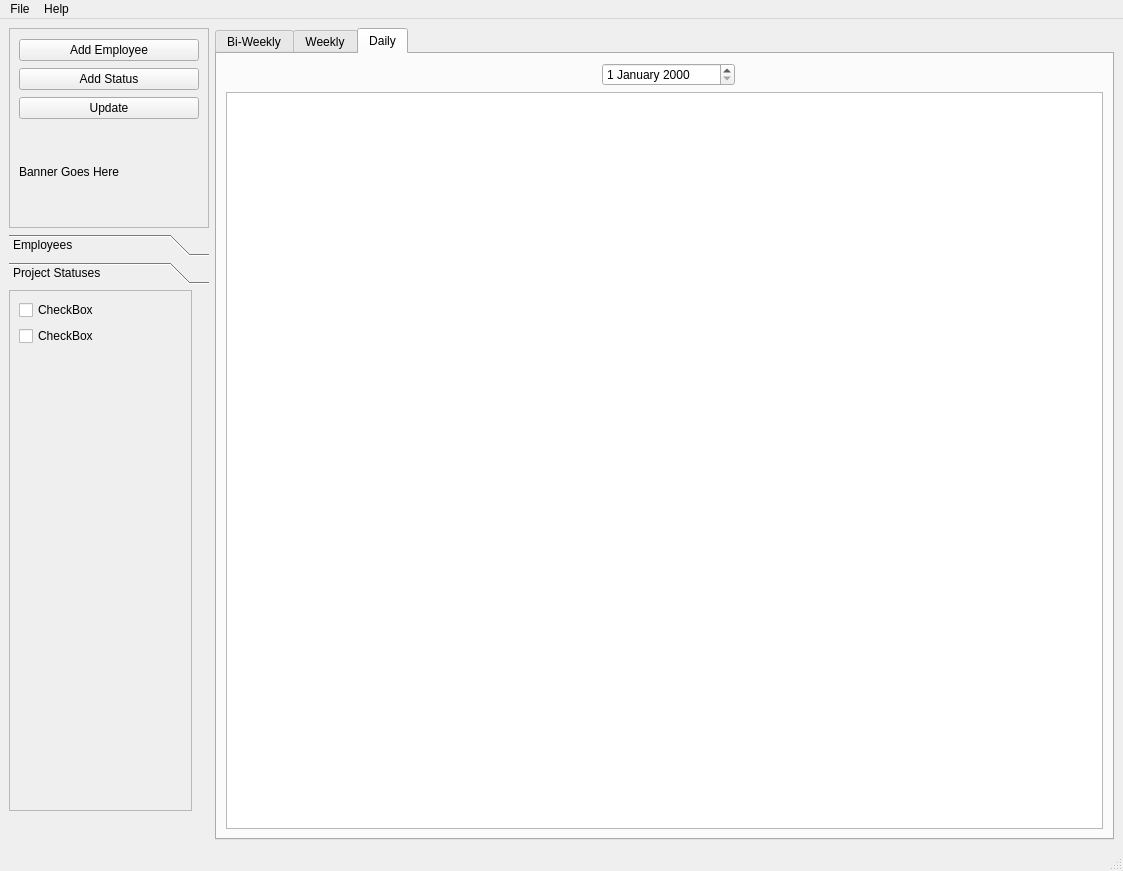
<?xml version="1.0" encoding="UTF-8"?>
<ui version="4.0">
 <class>MainWindow</class>
 <widget class="QMainWindow" name="MainWindow">
  <property name="geometry">
   <rect>
    <x>0</x>
    <y>0</y>
    <width>1123</width>
    <height>871</height>
   </rect>
  </property>
  <property name="sizePolicy">
   <sizepolicy hsizetype="Preferred" vsizetype="Preferred">
    <horstretch>0</horstretch>
    <verstretch>0</verstretch>
   </sizepolicy>
  </property>
  <property name="minimumSize">
   <size>
    <width>500</width>
    <height>500</height>
   </size>
  </property>
  <property name="maximumSize">
   <size>
    <width>5000</width>
    <height>5000</height>
   </size>
  </property>
  <property name="windowTitle">
   <string>MainWindow</string>
  </property>
  <widget class="QWidget" name="centralwidget">
   <layout class="QHBoxLayout" name="horizontalLayout">
    <item>
     <layout class="QVBoxLayout" name="verticalLayout">
      <item>
       <widget class="QFrame" name="frame_2">
        <property name="sizePolicy">
         <sizepolicy hsizetype="Fixed" vsizetype="Fixed">
          <horstretch>0</horstretch>
          <verstretch>0</verstretch>
         </sizepolicy>
        </property>
        <property name="minimumSize">
         <size>
          <width>200</width>
          <height>200</height>
         </size>
        </property>
        <property name="frameShape">
         <enum>QFrame::StyledPanel</enum>
        </property>
        <property name="frameShadow">
         <enum>QFrame::Raised</enum>
        </property>
        <layout class="QVBoxLayout" name="verticalLayout_2">
         <item>
          <widget class="QPushButton" name="pushButton_2">
           <property name="text">
            <string>Add Employee</string>
           </property>
          </widget>
         </item>
         <item>
          <widget class="QPushButton" name="pushButton_3">
           <property name="text">
            <string>Add Status</string>
           </property>
          </widget>
         </item>
         <item>
          <widget class="QPushButton" name="pushButton">
           <property name="text">
            <string>Update</string>
           </property>
          </widget>
         </item>
         <item>
          <widget class="QLabel" name="label_22">
           <property name="sizePolicy">
            <sizepolicy hsizetype="Fixed" vsizetype="Fixed">
             <horstretch>0</horstretch>
             <verstretch>0</verstretch>
            </sizepolicy>
           </property>
           <property name="minimumSize">
            <size>
             <width>171</width>
             <height>91</height>
            </size>
           </property>
           <property name="maximumSize">
            <size>
             <width>171</width>
             <height>91</height>
            </size>
           </property>
           <property name="text">
            <string>Banner Goes Here</string>
           </property>
          </widget>
         </item>
        </layout>
       </widget>
      </item>
      <item>
       <widget class="QToolBox" name="toolBox">
        <property name="sizePolicy">
         <sizepolicy hsizetype="Fixed" vsizetype="Expanding">
          <horstretch>0</horstretch>
          <verstretch>0</verstretch>
         </sizepolicy>
        </property>
        <property name="minimumSize">
         <size>
          <width>200</width>
          <height>600</height>
         </size>
        </property>
        <property name="autoFillBackground">
         <bool>false</bool>
        </property>
        <property name="currentIndex">
         <number>1</number>
        </property>
        <widget class="QWidget" name="page_3">
         <property name="geometry">
          <rect>
           <x>0</x>
           <y>0</y>
           <width>200</width>
           <height>536</height>
          </rect>
         </property>
         <attribute name="label">
          <string>Employees</string>
         </attribute>
         <widget class="QWidget" name="formLayoutWidget">
          <property name="geometry">
           <rect>
            <x>0</x>
            <y>0</y>
            <width>185</width>
            <height>512</height>
           </rect>
          </property>
          <layout class="QFormLayout" name="formLayout">
           <property name="fieldGrowthPolicy">
            <enum>QFormLayout::ExpandingFieldsGrow</enum>
           </property>
           <property name="verticalSpacing">
            <number>2</number>
           </property>
           <item row="0" column="0" colspan="2">
            <widget class="QScrollArea" name="scrollArea">
             <property name="minimumSize">
              <size>
               <width>183</width>
               <height>510</height>
              </size>
             </property>
             <property name="widgetResizable">
              <bool>true</bool>
             </property>
             <widget class="QWidget" name="scrollAreaWidgetContents">
              <property name="geometry">
               <rect>
                <x>0</x>
                <y>0</y>
                <width>181</width>
                <height>508</height>
               </rect>
              </property>
              <layout class="QFormLayout" name="formLayout_3">
               <item row="0" column="0">
                <widget class="QCheckBox" name="checkBox_2">
                 <property name="text">
                  <string>CheckBox</string>
                 </property>
                </widget>
               </item>
               <item row="1" column="0">
                <widget class="QCheckBox" name="checkBox">
                 <property name="text">
                  <string>CheckBox</string>
                 </property>
                </widget>
               </item>
              </layout>
             </widget>
            </widget>
           </item>
          </layout>
         </widget>
        </widget>
        <widget class="QWidget" name="page_4">
         <property name="geometry">
          <rect>
           <x>0</x>
           <y>0</y>
           <width>200</width>
           <height>536</height>
          </rect>
         </property>
         <attribute name="label">
          <string>Project Statuses</string>
         </attribute>
         <widget class="QWidget" name="formLayoutWidget_2">
          <property name="geometry">
           <rect>
            <x>0</x>
            <y>0</y>
            <width>191</width>
            <height>521</height>
           </rect>
          </property>
          <layout class="QFormLayout" name="formLayout_2">
           <property name="fieldGrowthPolicy">
            <enum>QFormLayout::AllNonFixedFieldsGrow</enum>
           </property>
           <property name="verticalSpacing">
            <number>2</number>
           </property>
           <item row="0" column="0">
            <widget class="QScrollArea" name="scrollArea_2">
             <property name="minimumSize">
              <size>
               <width>183</width>
               <height>519</height>
              </size>
             </property>
             <property name="widgetResizable">
              <bool>true</bool>
             </property>
             <widget class="QWidget" name="scrollAreaWidgetContents_2">
              <property name="geometry">
               <rect>
                <x>0</x>
                <y>0</y>
                <width>181</width>
                <height>517</height>
               </rect>
              </property>
              <layout class="QFormLayout" name="formLayout_4">
               <item row="0" column="0">
                <widget class="QCheckBox" name="checkBox_4">
                 <property name="text">
                  <string>CheckBox</string>
                 </property>
                </widget>
               </item>
               <item row="1" column="0">
                <widget class="QCheckBox" name="checkBox_3">
                 <property name="text">
                  <string>CheckBox</string>
                 </property>
                </widget>
               </item>
              </layout>
             </widget>
            </widget>
           </item>
          </layout>
         </widget>
        </widget>
       </widget>
      </item>
     </layout>
    </item>
    <item>
     <layout class="QGridLayout" name="gridLayout">
      <item row="1" column="0">
       <widget class="QTabWidget" name="tabWidget">
        <property name="currentIndex">
         <number>2</number>
        </property>
        <widget class="QWidget" name="tab">
         <attribute name="title">
          <string>Bi-Weekly</string>
         </attribute>
         <layout class="QGridLayout" name="gridLayout_2">
          <item row="8" column="0" colspan="3">
           <layout class="QHBoxLayout" name="horizontalLayout_8">
            <property name="spacing">
             <number>1</number>
            </property>
            <item>
             <widget class="QListWidget" name="listWidget_16"/>
            </item>
            <item>
             <widget class="QListWidget" name="listWidget_17"/>
            </item>
            <item>
             <widget class="QListWidget" name="listWidget_18"/>
            </item>
            <item>
             <widget class="QListWidget" name="listWidget_19"/>
            </item>
            <item>
             <widget class="QListWidget" name="listWidget_20"/>
            </item>
            <item>
             <widget class="QListWidget" name="listWidget_21"/>
            </item>
            <item>
             <widget class="QListWidget" name="listWidget_22"/>
            </item>
           </layout>
          </item>
          <item row="5" column="0" colspan="3">
           <layout class="QHBoxLayout" name="horizontalLayout_5">
            <item>
             <widget class="QLabel" name="label_8">
              <property name="text">
               <string>TextLabel</string>
              </property>
              <property name="alignment">
               <set>Qt::AlignCenter</set>
              </property>
             </widget>
            </item>
            <item>
             <widget class="QLabel" name="label_9">
              <property name="text">
               <string>TextLabel</string>
              </property>
              <property name="alignment">
               <set>Qt::AlignCenter</set>
              </property>
             </widget>
            </item>
            <item>
             <widget class="QLabel" name="label_10">
              <property name="text">
               <string>TextLabel</string>
              </property>
              <property name="alignment">
               <set>Qt::AlignCenter</set>
              </property>
             </widget>
            </item>
            <item>
             <widget class="QLabel" name="label_11">
              <property name="text">
               <string>TextLabel</string>
              </property>
              <property name="alignment">
               <set>Qt::AlignCenter</set>
              </property>
             </widget>
            </item>
            <item>
             <widget class="QLabel" name="label_12">
              <property name="text">
               <string>TextLabel</string>
              </property>
              <property name="alignment">
               <set>Qt::AlignCenter</set>
              </property>
             </widget>
            </item>
            <item>
             <widget class="QLabel" name="label_13">
              <property name="text">
               <string>TextLabel</string>
              </property>
              <property name="alignment">
               <set>Qt::AlignCenter</set>
              </property>
             </widget>
            </item>
            <item>
             <widget class="QLabel" name="label_14">
              <property name="text">
               <string>TextLabel</string>
              </property>
              <property name="alignment">
               <set>Qt::AlignCenter</set>
              </property>
             </widget>
            </item>
           </layout>
          </item>
          <item row="4" column="0">
           <spacer name="horizontalSpacer">
            <property name="orientation">
             <enum>Qt::Horizontal</enum>
            </property>
            <property name="sizeType">
             <enum>QSizePolicy::Expanding</enum>
            </property>
            <property name="sizeHint" stdset="0">
             <size>
              <width>380</width>
              <height>20</height>
             </size>
            </property>
           </spacer>
          </item>
          <item row="7" column="0" colspan="3">
           <layout class="QHBoxLayout" name="horizontalLayout_6">
            <item>
             <widget class="QLabel" name="label_15">
              <property name="text">
               <string>TextLabel</string>
              </property>
              <property name="alignment">
               <set>Qt::AlignCenter</set>
              </property>
             </widget>
            </item>
            <item>
             <widget class="QLabel" name="label_16">
              <property name="text">
               <string>TextLabel</string>
              </property>
              <property name="alignment">
               <set>Qt::AlignCenter</set>
              </property>
             </widget>
            </item>
            <item>
             <widget class="QLabel" name="label_17">
              <property name="text">
               <string>TextLabel</string>
              </property>
              <property name="alignment">
               <set>Qt::AlignCenter</set>
              </property>
             </widget>
            </item>
            <item>
             <widget class="QLabel" name="label_18">
              <property name="text">
               <string>TextLabel</string>
              </property>
              <property name="alignment">
               <set>Qt::AlignCenter</set>
              </property>
             </widget>
            </item>
            <item>
             <widget class="QLabel" name="label_19">
              <property name="text">
               <string>TextLabel</string>
              </property>
              <property name="alignment">
               <set>Qt::AlignCenter</set>
              </property>
             </widget>
            </item>
            <item>
             <widget class="QLabel" name="label_20">
              <property name="text">
               <string>TextLabel</string>
              </property>
              <property name="alignment">
               <set>Qt::AlignCenter</set>
              </property>
             </widget>
            </item>
            <item>
             <widget class="QLabel" name="label_21">
              <property name="text">
               <string>TextLabel</string>
              </property>
              <property name="alignment">
               <set>Qt::AlignCenter</set>
              </property>
             </widget>
            </item>
           </layout>
          </item>
          <item row="6" column="0" colspan="3">
           <layout class="QHBoxLayout" name="horizontalLayout_7">
            <property name="spacing">
             <number>1</number>
            </property>
            <item>
             <widget class="QListWidget" name="listWidget_9"/>
            </item>
            <item>
             <widget class="QListWidget" name="listWidget_10"/>
            </item>
            <item>
             <widget class="QListWidget" name="listWidget_11"/>
            </item>
            <item>
             <widget class="QListWidget" name="listWidget_12"/>
            </item>
            <item>
             <widget class="QListWidget" name="listWidget_13"/>
            </item>
            <item>
             <widget class="QListWidget" name="listWidget_14"/>
            </item>
            <item>
             <widget class="QListWidget" name="listWidget_15"/>
            </item>
           </layout>
          </item>
          <item row="4" column="1">
           <widget class="QDateEdit" name="dateEdit_3">
            <property name="sizePolicy">
             <sizepolicy hsizetype="Expanding" vsizetype="Expanding">
              <horstretch>0</horstretch>
              <verstretch>0</verstretch>
             </sizepolicy>
            </property>
            <property name="minimumSize">
             <size>
              <width>140</width>
              <height>25</height>
             </size>
            </property>
            <property name="maximumSize">
             <size>
              <width>100</width>
              <height>20</height>
             </size>
            </property>
            <property name="displayFormat">
             <string>d MMMM yyyy</string>
            </property>
           </widget>
          </item>
          <item row="4" column="2">
           <spacer name="horizontalSpacer_6">
            <property name="orientation">
             <enum>Qt::Horizontal</enum>
            </property>
            <property name="sizeHint" stdset="0">
             <size>
              <width>40</width>
              <height>20</height>
             </size>
            </property>
           </spacer>
          </item>
         </layout>
        </widget>
        <widget class="QWidget" name="tab_2">
         <attribute name="title">
          <string>Weekly</string>
         </attribute>
         <layout class="QGridLayout" name="gridLayout_3">
          <item row="0" column="0">
           <spacer name="horizontalSpacer_2">
            <property name="orientation">
             <enum>Qt::Horizontal</enum>
            </property>
            <property name="sizeHint" stdset="0">
             <size>
              <width>399</width>
              <height>20</height>
             </size>
            </property>
           </spacer>
          </item>
          <item row="0" column="1">
           <widget class="QDateEdit" name="dateEdit_2">
            <property name="displayFormat">
             <string>d MMMM yyyy</string>
            </property>
           </widget>
          </item>
          <item row="0" column="2">
           <spacer name="horizontalSpacer_3">
            <property name="orientation">
             <enum>Qt::Horizontal</enum>
            </property>
            <property name="sizeHint" stdset="0">
             <size>
              <width>400</width>
              <height>20</height>
             </size>
            </property>
           </spacer>
          </item>
          <item row="1" column="0" colspan="3">
           <layout class="QHBoxLayout" name="horizontalLayout_3">
            <item>
             <widget class="QLabel" name="label_7">
              <property name="text">
               <string>TextLabel</string>
              </property>
              <property name="alignment">
               <set>Qt::AlignCenter</set>
              </property>
             </widget>
            </item>
            <item>
             <widget class="QLabel" name="label_6">
              <property name="text">
               <string>TextLabel</string>
              </property>
              <property name="alignment">
               <set>Qt::AlignCenter</set>
              </property>
             </widget>
            </item>
            <item>
             <widget class="QLabel" name="label_5">
              <property name="text">
               <string>TextLabel</string>
              </property>
              <property name="alignment">
               <set>Qt::AlignCenter</set>
              </property>
             </widget>
            </item>
            <item>
             <widget class="QLabel" name="label_4">
              <property name="text">
               <string>TextLabel</string>
              </property>
              <property name="alignment">
               <set>Qt::AlignCenter</set>
              </property>
             </widget>
            </item>
            <item>
             <widget class="QLabel" name="label_3">
              <property name="text">
               <string>TextLabel</string>
              </property>
              <property name="alignment">
               <set>Qt::AlignCenter</set>
              </property>
             </widget>
            </item>
            <item>
             <widget class="QLabel" name="label_2">
              <property name="text">
               <string>TextLabel</string>
              </property>
              <property name="alignment">
               <set>Qt::AlignCenter</set>
              </property>
             </widget>
            </item>
            <item>
             <widget class="QLabel" name="label">
              <property name="text">
               <string>TextLabel</string>
              </property>
              <property name="alignment">
               <set>Qt::AlignCenter</set>
              </property>
             </widget>
            </item>
           </layout>
          </item>
          <item row="2" column="0" colspan="3">
           <layout class="QHBoxLayout" name="horizontalLayout_4">
            <property name="spacing">
             <number>1</number>
            </property>
            <item>
             <widget class="QListWidget" name="listWidget_2"/>
            </item>
            <item>
             <widget class="QListWidget" name="listWidget_5"/>
            </item>
            <item>
             <widget class="QListWidget" name="listWidget_6"/>
            </item>
            <item>
             <widget class="QListWidget" name="listWidget_4"/>
            </item>
            <item>
             <widget class="QListWidget" name="listWidget_3"/>
            </item>
            <item>
             <widget class="QListWidget" name="listWidget"/>
            </item>
            <item>
             <widget class="QListWidget" name="listWidget_8"/>
            </item>
           </layout>
          </item>
         </layout>
        </widget>
        <widget class="QWidget" name="tab_3">
         <attribute name="title">
          <string>Daily</string>
         </attribute>
         <layout class="QGridLayout" name="gridLayout_4">
          <item row="0" column="0">
           <spacer name="horizontalSpacer_4">
            <property name="orientation">
             <enum>Qt::Horizontal</enum>
            </property>
            <property name="sizeHint" stdset="0">
             <size>
              <width>404</width>
              <height>20</height>
             </size>
            </property>
           </spacer>
          </item>
          <item row="0" column="1">
           <widget class="QDateEdit" name="dateEdit">
            <property name="displayFormat">
             <string>d MMMM yyyy</string>
            </property>
           </widget>
          </item>
          <item row="0" column="2">
           <spacer name="horizontalSpacer_5">
            <property name="orientation">
             <enum>Qt::Horizontal</enum>
            </property>
            <property name="sizeHint" stdset="0">
             <size>
              <width>395</width>
              <height>20</height>
             </size>
            </property>
           </spacer>
          </item>
          <item row="1" column="0" colspan="3">
           <layout class="QHBoxLayout" name="horizontalLayout_2">
            <property name="spacing">
             <number>1</number>
            </property>
            <item>
             <widget class="QListWidget" name="listWidget_7"/>
            </item>
           </layout>
          </item>
         </layout>
        </widget>
       </widget>
      </item>
     </layout>
    </item>
   </layout>
  </widget>
  <widget class="QMenuBar" name="menubar">
   <property name="geometry">
    <rect>
     <x>0</x>
     <y>0</y>
     <width>1123</width>
     <height>26</height>
    </rect>
   </property>
   <widget class="QMenu" name="menuFile">
    <property name="title">
     <string>File</string>
    </property>
    <addaction name="actionRemove_Employee"/>
    <addaction name="actionRemove_Status"/>
    <addaction name="actionExit"/>
   </widget>
   <widget class="QMenu" name="menuHelp">
    <property name="title">
     <string>Help</string>
    </property>
    <addaction name="separator"/>
    <addaction name="actionContact"/>
    <addaction name="actionAbout"/>
   </widget>
   <addaction name="menuFile"/>
   <addaction name="menuHelp"/>
  </widget>
  <widget class="QStatusBar" name="statusbar"/>
  <action name="actionExit">
   <property name="text">
    <string>Exit</string>
   </property>
  </action>
  <action name="actionRemove_Employee">
   <property name="text">
    <string>Remove Employee</string>
   </property>
  </action>
  <action name="actionRemove_Status">
   <property name="text">
    <string>Remove Status</string>
   </property>
  </action>
  <action name="actionContact">
   <property name="text">
    <string>Contact</string>
   </property>
  </action>
  <action name="actionAbout">
   <property name="text">
    <string>About</string>
   </property>
  </action>
 </widget>
 <resources/>
 <connections>
  <connection>
   <sender>pushButton</sender>
   <signal>clicked()</signal>
   <receiver>tabWidget</receiver>
   <slot>repaint()</slot>
   <hints>
    <hint type="sourcelabel">
     <x>179</x>
     <y>173</y>
    </hint>
    <hint type="destinationlabel">
     <x>252</x>
     <y>82</y>
    </hint>
   </hints>
  </connection>
  <connection>
   <sender>pushButton_2</sender>
   <signal>clicked()</signal>
   <receiver>toolBox</receiver>
   <slot>close()</slot>
   <hints>
    <hint type="sourcelabel">
     <x>149</x>
     <y>288</y>
    </hint>
    <hint type="destinationlabel">
     <x>148</x>
     <y>389</y>
    </hint>
   </hints>
  </connection>
  <connection>
   <sender>pushButton_3</sender>
   <signal>clicked()</signal>
   <receiver>toolBox</receiver>
   <slot>close()</slot>
   <hints>
    <hint type="sourcelabel">
     <x>146</x>
     <y>317</y>
    </hint>
    <hint type="destinationlabel">
     <x>149</x>
     <y>423</y>
    </hint>
   </hints>
  </connection>
 </connections>
</ui>
